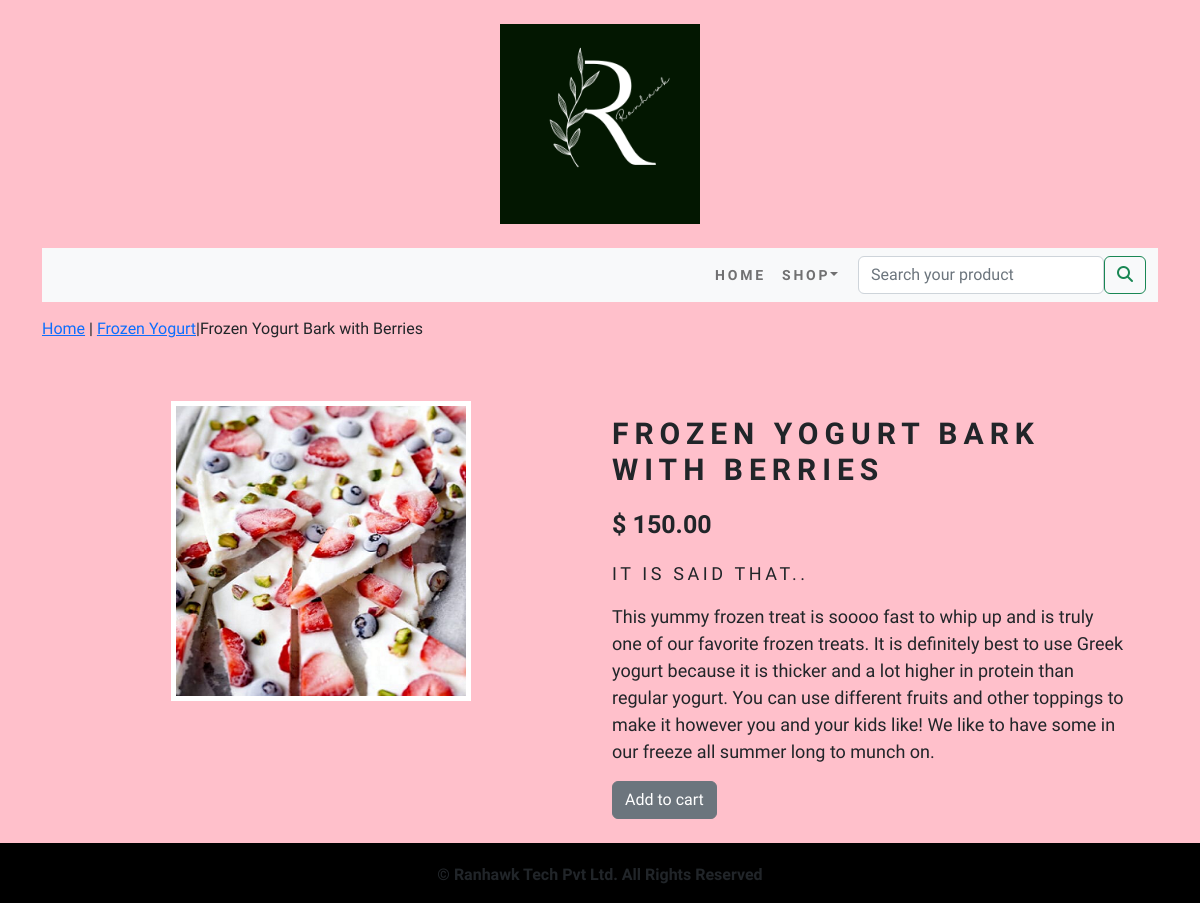
The page /ecart/frozen-yogurt/frozen-yogurt-bark-with-berries/ on the database its author committed.
### ecartapp/models.py (models this page shows, shortened)
class Product(models.Model):
    name = models.CharField(max_length=255, unique=True)
    slug = models.CharField(max_length=255, unique=True)
    description = models.TextField(blank=True)
    price = models.DecimalField(max_digits=10, decimal_places=2)
    category = models.ForeignKey(Category, related_name='product', on_delete=models.CASCADE)
    image = models.ImageField(upload_to='products', blank=True)
    stock = models.IntegerField()
    availability = models.BooleanField(default=True)
    created = models.DateTimeField(auto_now_add=True)
    updated = models.DateTimeField(auto_now=True)
    class Meta:
        verbose_name = 'product'
        verbose_name_plural = 'products'
        ordering = ('created',)

class Category(models.Model):
    name = models.CharField(max_length=250, unique=True)
    slug = models.SlugField(max_length=250, unique=True)
    description = models.TextField(blank=True)
    image = models.ImageField(upload_to='category', blank=True)
    class Meta:
        ordering = ('name',)
        verbose_name = 'category'
        verbose_name_plural = 'categories'
    def get_url(self):
        return reverse('ecartapp:product_by_category', args=[self.slug])
    def __str__(self):
        return '{}'.format(self.name)

### ecartapp/views.py (the view)
# urls.py: path('<slug:c_slug>/<slug:product_slug>/', views.proDetails, name='product_detail'),
def proDetails(request, c_slug, product_slug):
    try:
        product = Product.objects.get(category__slug=c_slug, slug=product_slug)
    except Exception as e:
        raise e
    return render(request, 'product.html', {'product': product})

### cartapp/context_processors.py (called while the page is built)
def counter(request):
    item_count = 0
    if 'admin' in request.path:
        return {}
    else:
        try:
            cart = Cart.objects.filter(cart_id=_cart_id(request))
            cart_items = CartItem.objects.all().filter(cart=cart[:1])
            for cart_item in cart_items:
                item_count += cart_item.quantity
        except Cart.DoesNotExist:
            item_count = 0
    return dict(item_count=item_count)

### cartapp/views.py (called while the page is built)
def _cart_id(request):
    cart = request.session.session_key
    if not cart:
        cart = request.session.create()
    return cart

### ecartapp/context_processors.py (called while the page is built)
def menu_links(request):
    links = Category.objects.all()
    return dict(links=links)

### templates/product.html (shortened to what this page needs)
{% extends 'base.html' %}
{% load static %}
{% block content %}
<div class="row my_prod_row_class">
     <div class="mx_auto">
           <p> <a href="{% url 'ecartapp:allProducts' %}">Home</a> | <a href="{{ product.category.get_url }}">{{ product.category }}</a>|{{ product.name }}</p>
     </div>
</div>
<div class="container">
<br>
   <div class="row">
       <div class="col-12 col-sm-12 col-md-12 col-lg-6 text-center">
           <div style="min-width:18rem">
               <img src="{{ product.image.url }}" alt="{{ product.name }}" style="width:300px;height:300px;border: 5px solid white;">
           </div>
       </div>
       <div class="col-12 col-sm-12 col-md-12 col-lg-6">
           <div>
                <h1 class="my_prod_title"><strong>{{ product.name }}</strong></h1>
                <p class="my_prod_price"><strong>$ {{ product.price }}</strong></p>
                <p class="my_title"> It is said that.. </p>
                <p class="text-justify my_prod_text">{{ product.description }}</p>
                {% if product.stock <= 0 %}
                <p class="text-justify my_prod_text"><b>Out of stock</b></p>
                {% else %}
                <a class="btn btn-secondary" href="{% url 'cartapp:add_cart' product.id %}">Add to cart</a>
                {% endif %}
           </div>
       </div>
   </div>
</div>
{% endblock %}

### static/css/custom.css (style rules this page uses)
.text-center { font-size : 18px; }
.my_title { font-size:18px; text-transform:uppercase; letter-spacing: 0.2em; }
.my_prod_row_class { padding-top:15px; padding-bottom:20px; }
.my_prod_title { font-size:30px; text-transform:uppercase; letter-spacing:0.2em; padding-top:15px; padding-bottom:10px; }
.my_prod_text { font-size:18px; padding-right:20px; }
.my_prod_price { font-size:25px; }

### templates/base.html (style rules this page uses)
body { font-family: 'Bona Nova', serif; background-color: pink; }

### rows shown on the page
Product: category "Frozen Yogurt", name "Frozen Yogurt Bark with Berries", image (picture), name "FROZEN YOGURT BARK WITH BERRIES", price "150.00", description "This yummy frozen treat is soooo fast to whip up and is truly one of our favorite frozen treats. It is definitely best to use Greek yogurt because it is thicker and a lot higher in protein than regular yogurt. You can use different fruits and other toppings to make it however you and your kids like! We like to have some in our freeze all summer long to munch on."
